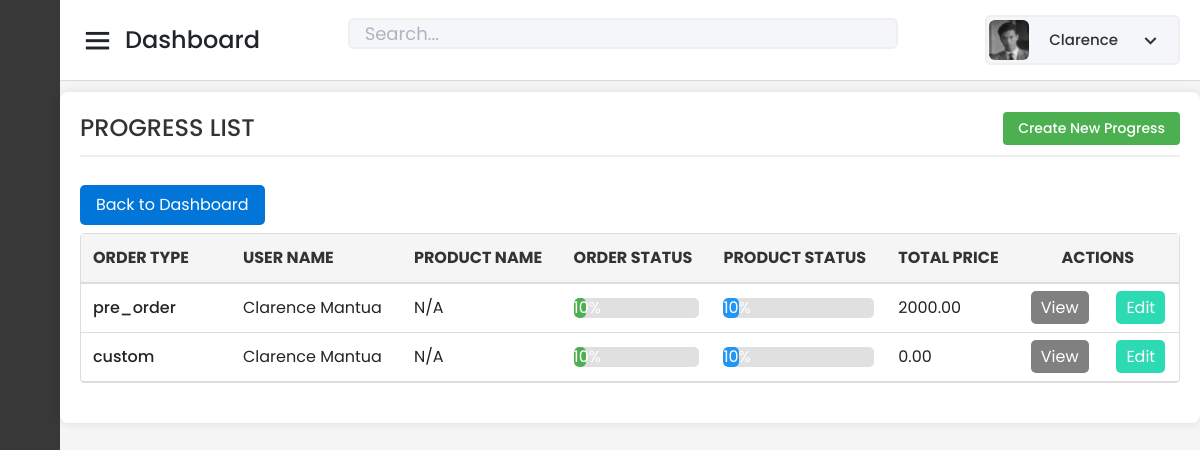
Page /Capstone_Admin/progress/read-all-progress-form.php (signed in) on the earlier database version.
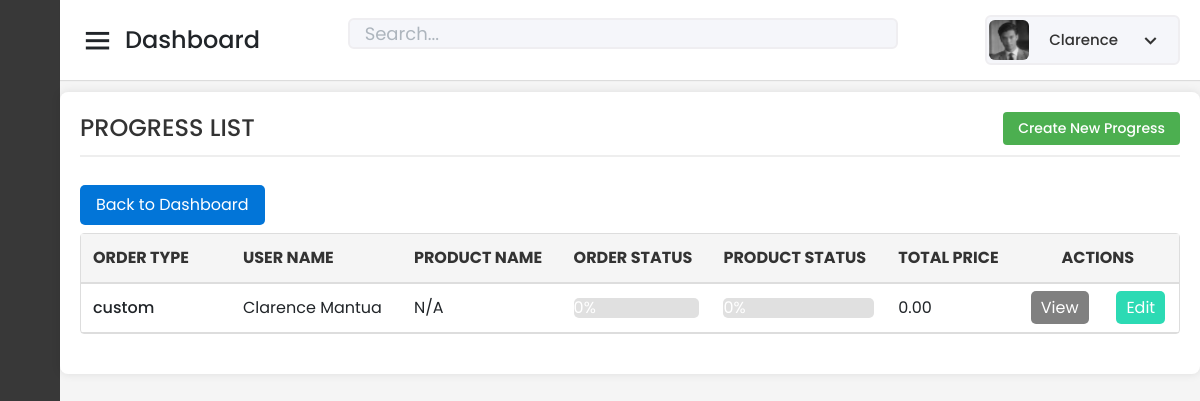
Same page on the later database version.
### tables this page shows
CREATE TABLE `tbl_progress` (
  `Progress_ID` int(11) NOT NULL AUTO_INCREMENT,
  `User_ID` varchar(150) NOT NULL,
  `Product_ID` int(11) NOT NULL,
  `Product_Name` varchar(255) NOT NULL,
  `Order_Type` varchar(100) NOT NULL,
  `Order_Status` int(3) NOT NULL,
  `Product_Status` int(3) NOT NULL,
  `Quantity` int(11) NOT NULL,
  `Total_Price` decimal(10,2) NOT NULL,
  `Date_Added` timestamp NOT NULL DEFAULT current_timestamp(),
  `LastUpdate` timestamp NOT NULL DEFAULT current_timestamp() ON UPDATE current_timestamp(),
  `Progress_Pic_20` varchar(255) DEFAULT NULL,
  `Progress_Pic_30` varchar(255) DEFAULT NULL,
  `Progress_Pic_40` varchar(255) DEFAULT NULL,
  `Progress_Pic_50` varchar(255) DEFAULT NULL,
  `Progress_Pic_60` varchar(255) DEFAULT NULL,
  `Progress_Pic_70` varchar(255) DEFAULT NULL,
  `Progress_Pic_80` varchar(255) DEFAULT NULL,
  `Progress_Pic_90` varchar(255) DEFAULT NULL,
  `Progress_Pic_100` varchar(255) DEFAULT NULL,
  `Stop_Reason` varchar(255) DEFAULT NULL,
  `Progress_Pic_10` varchar(255) DEFAULT NULL,
  PRIMARY KEY (`Progress_ID`),
  KEY `User_ID` (`User_ID`),
  KEY `Product_ID` (`Product_ID`),
  CONSTRAINT `tbl_progress_ibfk_1` FOREIGN KEY (`User_ID`) REFERENCES `tbl_user_info` (`User_ID`) ON DELETE CASCADE,
  CONSTRAINT `tbl_progress_ibfk_2` FOREIGN KEY (`Product_ID`) REFERENCES `tbl_prod_info` (`Product_ID`) ON DELETE CASCADE
);

### Capstone_Admin/progress/read-all-progress-form.php (the view, shortened to what this page needs)
<?php
include '../config/database.php';
$adminId = $_SESSION['admin_id'];
$stmt = $pdo->prepare("SELECT First_Name, PicPath FROM tbl_admin_info WHERE Admin_ID = :admin_id");
$stmt->bindParam(':admin_id', $adminId);
$stmt->execute();
$admin = $stmt->fetch(PDO::FETCH_ASSOC);
$adminName = htmlspecialchars($admin['First_Name']);
$profilePicPath = htmlspecialchars($admin['PicPath']);
$search = isset($_GET['search']) ? $_GET['search'] : '';
$query = "
    SELECT
        Progress_ID AS ID,
        Product_Name,
        CONCAT(u.First_Name, ' ', u.Last_Name) AS User_Name,
        Order_Type,
        Order_Status,
        Product_Status,
        Total_Price,
        LastUpdate
    FROM tbl_progress p
    JOIN tbl_user_info u ON p.User_ID = u.User_ID
    WHERE (u.First_Name LIKE :search
    OR u.Last_Name LIKE :search
    OR p.Product_Name LIKE :search)
    ORDER BY LastUpdate DESC
";
$stmt = $pdo->prepare($query);
$searchParam = '%' . $search . '%';
$stmt->bindParam(':search', $searchParam, PDO::PARAM_STR);
$stmt->execute();
$rows = $stmt->fetchAll(PDO::FETCH_ASSOC);
function calculatePercentage($status) {
    return ($status / 100) * 100;
}
?>
<!DOCTYPE html>
<html lang="en" dir="ltr">
<head>
    <link href="../static/css/bootstrap.min.css" rel="stylesheet">
    <link href="../static/css-files/dashboard.css" rel="stylesheet">
    <link href="../static/css-files/button.css" rel="stylesheet">
    <link href="../static/css-files/admin_homev2.css" rel="stylesheet">
    <link href="../static/css-files/progress.css" rel="stylesheet">
    <link href="https://unpkg.com/boxicons@2.0.7/css/boxicons.min.css" rel="stylesheet" />
</head>
<body>
    <div class="sidebar">
      <div class="logo-details">
    </div>
        <ul class="nav-links">
            <li>
            </li>
            <li>
            </li>
            <li>
</li>
        </ul>
    </div>
    <section class="home-section">
    <nav>
            <div class="sidebar-button">
                <i class="bx bx-menu sidebarBtn"></i>
                <span class="dashboard">Dashboard</span>
            </div>
            <div class="search-box">
                <form method="GET" action="">
                    <input type="text" name="search" placeholder="Search..." value="<?php echo htmlspecialchars($search); ?>" />
                </form>
            </div>
            <div class="profile-details" onclick="toggleDropdown()">
                <img src="../<?php echo $profilePicPath; ?>" alt="Profile Picture" />
                <span class="admin_name"><?php echo $adminName; ?></span>
                <i class="bx bx-chevron-down dropdown-button"></i>
            </div>
 </nav>
        <br><br><br>
        <div class="container_boxes">
            <h4>PROGRESS LIST <a href="create-progress-form.php">Create New Progress</a></h4>
            <div class="button-container">
                <a href="../dashboard/dashboard.php" class="buttonBack">Back to Dashboard</a>
            </div>
            <div id="progress-list">
                <table width="100%" border="1" cellspacing="5">
                    <tr>
                        <th>ORDER TYPE</th>
                        <th>USER NAME</th>
                        <th>PRODUCT NAME</th>
                        <th>ORDER STATUS</th>
                        <th>PRODUCT STATUS</th>
                        <th>TOTAL PRICE</th>
                        <th colspan="3" style="text-align: center;">ACTIONS</th>
                    </tr>
                    <?php foreach ($rows as $row): ?>
                        <tr>
                            <td><?= htmlspecialchars($row['Order_Type']) ?></td>
                            <td><?= htmlspecialchars($row['User_Name']) ?></td>
                            <td><?= htmlspecialchars($row['Product_Name']) ?></td>
                            <td>
                                <div class="status-bar">
                                    <div class="status-bar-fill order-status-bar" style="width: <?= calculatePercentage($row['Order_Status']) ?>%;">
                                        <?= calculatePercentage($row['Order_Status']) ?>%
                                    </div>
                                </div>
                            </td>
                            <td>
                                <div class="status-bar">
                                    <div class="status-bar-fill product-status-bar" style="width: <?= calculatePercentage($row['Product_Status']) ?>%;">
                                        <?= calculatePercentage($row['Product_Status']) ?>%
                                    </div>
                                </div>
                            </td>
                            <td><?= number_format((float) $row['Total_Price'], 2, '.', '') ?></td>
                            <td style="text-align: center;"><a class="buttonView" href="read-one-progress-form.php?id=<?= htmlspecialchars($row['ID']) ?>&order_type=<?= htmlspecialchars($row['Order_Type']) ?>" target="_parent">View</a></td>
                            <?php if($row['Order_Status'] != 100): ?>
                                <td style="text-align: center;"><a class="buttonEdit" href="update-progress-form.php?id=<?= htmlspecialchars($row['ID']) ?>&order_type=<?= htmlspecialchars($row['Order_Type']) ?>" target="_parent">Edit</a></td>
                            <?php else: ?>
                                <td style="text-align: center;"></td>
                                <td style="text-align: center;"></td>
                            <?php endif; ?>
                        </tr>
                    <?php endforeach; ?>
                </table>
            </div>
        </div>
    </section>
</body>
</html>

### Capstone_Admin/static/css-files/dashboard.css (style rules this page uses)
.profile-details { position: relative; display: flex; align-items: center; cursor: pointer; }
.profile-details img { width: 40px; height: 40px; border-radius: 50%; margin-right: 10px; }
.dropdown-button { cursor: pointer; font-size: 18px; margin-left: 10px; }

### Capstone_Admin/static/css-files/button.css (style rules this page uses)
.button-container { display: flex; gap: 10px; margin-top: 10px; align-items: center; justify-content: center; }
.buttonView, .buttonBack, .buttonUpdate, .buttonEdit, .buttonDelete, .buttonCheckout { text-decoration: none; color: white; padding: 5px 10px; border-radius: 5px; transition: all 0.2s ease; text-align: center; border: none; }
.buttonView, .buttonCheckout { background-color: grey; }
.buttonBack { background-color: #475569; }
.buttonEdit { background-color: #2cdab4; }
.container_boxes { padding: 20px; margin: 20px auto; max-width: 100vw; background-color: #ffffff; border-radius: 8px; box-shadow: 0 0 10px rgba(0,0,0,0.1); }
.container_boxes h4 { color: #333; margin-bottom: 20px; padding-bottom: 10px; border-bottom: 2px solid #eee; display: flex; justify-content: space-between; align-items: center; }
.container_boxes h4 a { text-decoration: none; background-color: #4CAF50; color: white; padding: 8px 15px; border-radius: 4px; font-size: 14px; }
.container_boxes table { width: 100%; border-collapse: separate; border-spacing: 0; border: 1px solid #ddd; border-radius: 4px; }
.container_boxes th { background-color: #f5f5f5; padding: 12px; text-align: left; border-bottom: 2px solid #ddd; color: #333; }
.container_boxes td { padding: 12px; border-bottom: 1px solid #ddd; }
input[type="text"], input[type="password"], input[type="email"], select { width: 100%; padding: 8px 12px; margin: 8px 0; display: inline-block; border: 1px solid #ccc; border-radius: 4px; box-sizing: border-box; font-size: 14px; transition: border-color 0.3s ease, box-shadow 0.3s ease; }
::placeholder { color: #adb5bd; opacity: 1; }
.button-container { margin-top: 20px; display: flex; gap: 10px; justify-content: flex-start; }
table { width: 100%; border-collapse: collapse; margin-bottom: 20px; }
table td { padding: 8px; vertical-align: middle; }
table td:first-child { width: 150px; font-weight: 500; }
h4 { text-align: center; margin-bottom: 30px; color: #333; }

### Capstone_Admin/static/css-files/progress.css (style rules this page uses)
.status-bar { width: 100%; background-color: #e0e0e0; border-radius: 5px; overflow: hidden; height: 20px; }
.status-bar-fill { height: 100%; text-align: center; color: white; line-height: 20px; border-radius: 5px; }
.order-status-bar { background-color: #4caf50; }
.product-status-bar { background-color: #2196f3; }

Differences in the rows shown:
removed tbl_progress: Order_Type "pre_order", User_Name "Clarence Mantua", Product_Name "N/A", Order_Status "10", Product_Status "10", Total_Price "2000.00"
changed tbl_progress "custom": Order_Status "10" → "0"; Product_Status "10" → "0"
